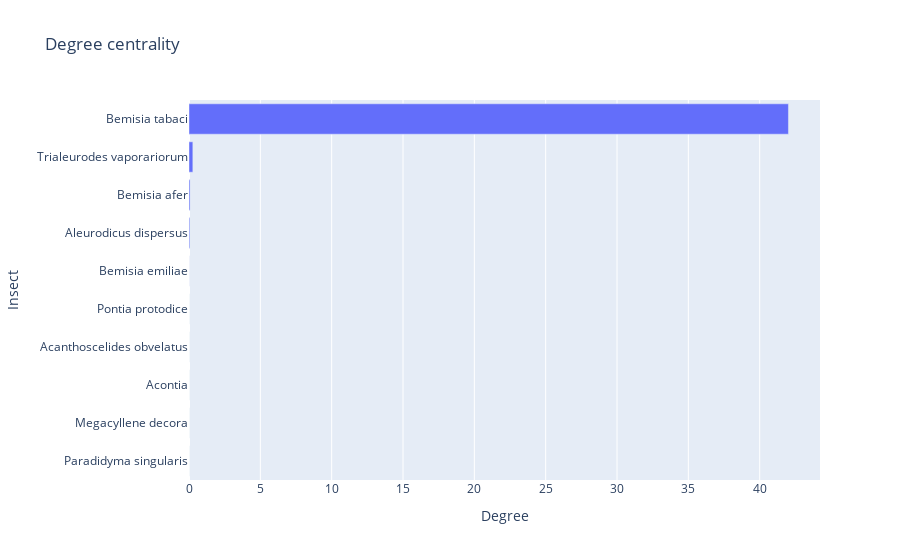

Notebook cell for this chart:
### Markdown cell above
# Visualisasi Hasil Analisis

### Code cell
import plotly.graph_objects as go

to_itter=data_to_count.sort_values('dc_result',ascending=False).reset_index(drop=True)[:10]

label=[]
degree=[]
for index,data in to_itter.sort_values('dc_result',ascending=True).reset_index(drop=True).iterrows():
    label.append(data.label)
    degree.append(data.dc_result)

fig = go.Figure(data=go.Bar(
    x=degree,
    y=label,
    orientation='h'
))

fig.update_layout(
    title='Degree centrality',
    xaxis_title='Degree',
    yaxis_title='Insect'
)

fig.show()

### Figure 1 — Plotly figure (JSON) as saved in the notebook; plotly's stock layout.template omitted (floating-point values rounded to 4 significant figures)
{"data": [{"orientation": "h", "type": "bar", "x": [0, 0, 0, 0, 0, 0.003375, 0.05849, 0.07424, 0.27, 42.02], "y": ["Paradidyma singularis", "Megacyllene decora", "Acontia", "Acanthoscelides obvelatus", "Pontia protodice", "Bemisia emiliae", "Aleurodicus dispersus", "Bemisia afer", "Trialeurodes vaporariorum", "Bemisia tabaci"]}], "layout": {"title": {"text": "Degree centrality"}, "xaxis": {"title": {"text": "Degree"}}, "yaxis": {"title": {"text": "Insect"}}}}
